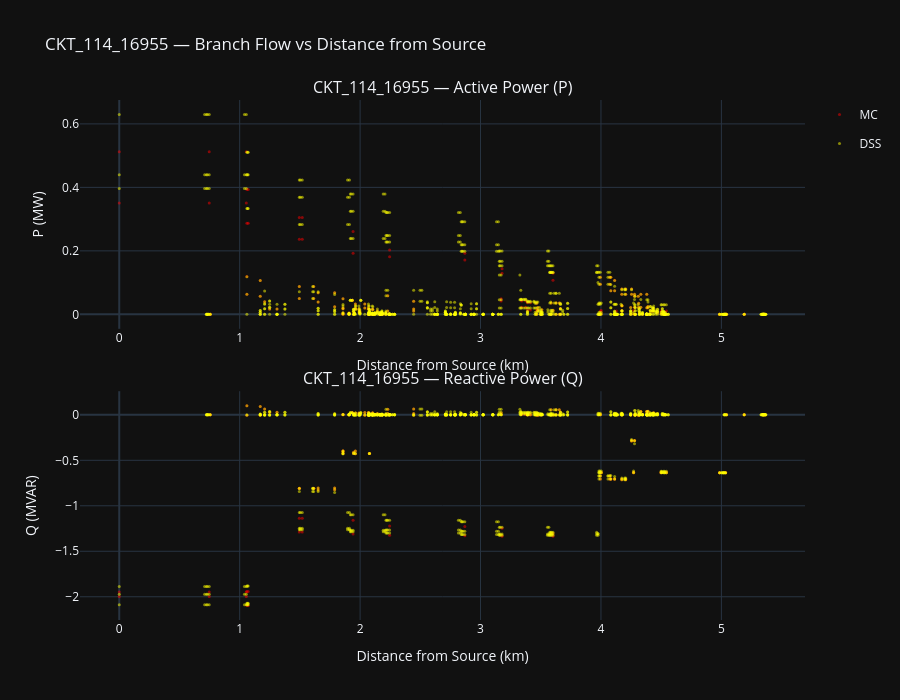
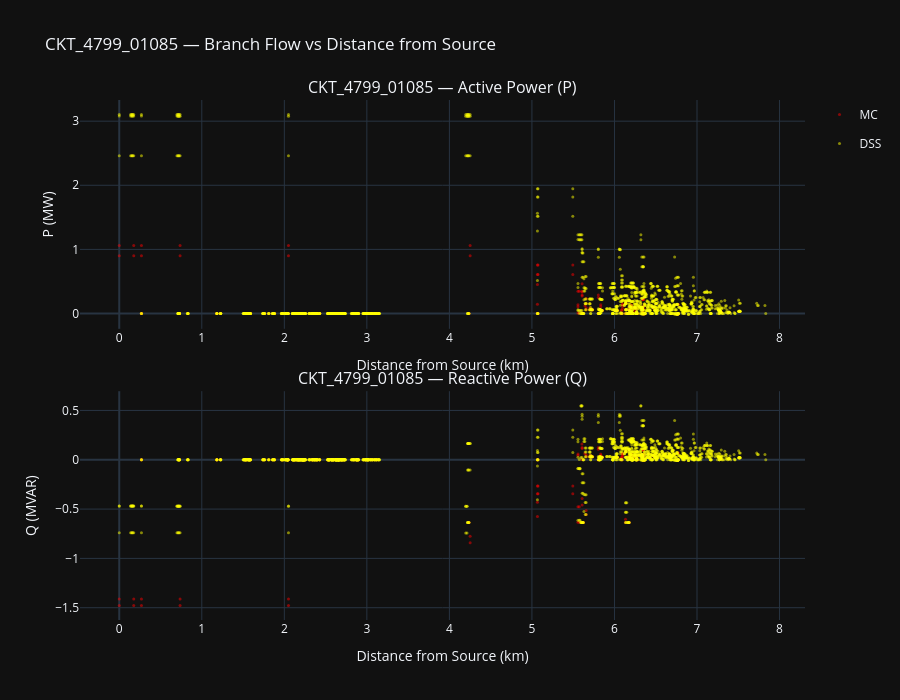

Source (notebook cell) for these figures, in order:
### Code cell
def get_dss_line_flows(dss_file):
    """Run DSS power flow and extract per-line, per-phase active and reactive power flows."""
    pf = dss_run_pf(str(dss_file))
    d = pf['dss']
    PHASE_LETTER = {1: 'A', 2: 'B', 3: 'C'}
    rows = []
    i = d.lines.first()
    while i != 0:
        lname = d.lines.name
        d.circuit.set_active_element(f"Line.{lname}")
        bus_names = d.cktelement.bus_names
        powers = d.cktelement.powers  # [P1_from, Q1_from, P2_from, Q2_from, ..., P1_to, Q1_to, ...]
        n = d.cktelement.num_conductors

        from_bus = bus_names[0].split('.')[0].lower() if bus_names else None
        to_bus = bus_names[1].split('.')[0].lower() if len(bus_names) > 1 else None

        # Parse phases from bus name
        from_parts = bus_names[0].split('.') if bus_names else []
        phases = [int(p) for p in from_parts[1:]] if len(from_parts) > 1 else list(range(1, n + 1))

        row = {'line_name': lname, 'from_bus': from_bus, 'to_bus': to_bus}
        for j, ph in enumerate(phases):
            letter = PHASE_LETTER.get(ph)
            if letter is None:
                continue
            # From-side powers
            if j * 2 + 1 < len(powers):
                row[f'P_from_{letter}_kW'] = powers[j * 2]
                row[f'Q_from_{letter}_kVAR'] = powers[j * 2 + 1]
            # To-side powers (offset by n conductors)
            to_offset = n * 2 + j * 2
            if to_offset + 1 < len(powers):
                row[f'P_to_{letter}_kW'] = powers[to_offset]
                row[f'Q_to_{letter}_kVAR'] = powers[to_offset + 1]
        rows.append(row)
        i = d.lines.next()
    return pd.DataFrame(rows)

def plot_branch_flow_vs_distance(net, dss_file, title):
    """Plot MC and DSS active/reactive branch flow on a single plot per metric, color-coded by engine."""
    from plotly.subplots import make_subplots
    import plotly.graph_objects as go

    bus_dist = compute_distance_from_source(net)

    # Build name -> bus_num lookup
    name_to_bus = {}
    for idx in net.bus.index:
        bus_num = idx[0] if isinstance(idx, tuple) else idx
        if bus_num not in name_to_bus:
            name_to_bus[str(net.bus.at[idx, 'name']).lower()] = bus_num

    phase_map = {1: 'A', 2: 'B', 3: 'C'}

    # Engine colors
    engine_colors = {'MC': '#FF0000', 'DSS': '#FFFF00'}

    # ---- MC branch flows ----
    mc_records = []
    for idx in net.res_line.index:
        line_num = idx[0] if isinstance(idx, tuple) else idx
        phase_num = idx[1] if isinstance(idx, tuple) else None

        line_row = net.line.loc[line_num]
        fb = line_row['from_bus'] if not hasattr(line_row['from_bus'], 'iloc') else line_row['from_bus'].iloc[0]
        if fb not in bus_dist:
            continue
        d = bus_dist[fb]

        letter = phase_map.get(phase_num)
        if letter is None:
            continue

        res_row = net.res_line.loc[idx]
        p_from = res_row.get('p_from_mw', np.nan)
        q_from = res_row.get('q_from_mvar', np.nan)
        if pd.notna(p_from):
            mc_records.append({'line': line_num, 'phase': letter, 'distance_km': d,
                               'P_MW': p_from, 'Q_MVAR': q_from if pd.notna(q_from) else 0})

    mc_df = pd.DataFrame(mc_records)

    # ---- DSS branch flows ----
    dss_line_df = get_dss_line_flows(dss_file)
    dss_records = []
    for _, row in dss_line_df.iterrows():
        fb_name = row.get('from_bus')
        bus_num = name_to_bus.get(fb_name)
        if bus_num is None or bus_num not in bus_dist:
            continue
        d = bus_dist[bus_num]
        for letter in ['A', 'B', 'C']:
            p_col = f'P_from_{letter}_kW'
            q_col = f'Q_from_{letter}_kVAR'
            if p_col in row and pd.notna(row[p_col]):
                dss_records.append({'line': row['line_name'], 'phase': letter, 'distance_km': d,
                                    'P_MW': row[p_col] / 1000.0,
                                    'Q_MVAR': (row[q_col] / 1000.0) if q_col in row and pd.notna(row[q_col]) else 0})
    dss_df_lines = pd.DataFrame(dss_records)

    # ---- Single plot with 2 rows: P (top) and Q (bottom) ----
    fig = make_subplots(rows=2, cols=1,
                        subplot_titles=[f'{title} — Active Power (P)',
                                        f'{title} — Reactive Power (Q)'],
                        vertical_spacing=0.12)

    def add_engine_scatter(df, value_col, row_num, engine_name, show_legend):
        if df.empty:
            return
        fig.add_trace(go.Scatter(
            x=df['distance_km'], y=df[value_col],
            mode='markers', name=engine_name,
            marker=dict(size=3, color=engine_colors[engine_name], opacity=0.5),
            legendgroup=engine_name, showlegend=show_legend,
        ), row=row_num, col=1)

    add_engine_scatter(mc_df, 'P_MW', 1, 'MC', True)
    add_engine_scatter(dss_df_lines, 'P_MW', 1, 'DSS', True)
    add_engine_scatter(mc_df, 'Q_MVAR', 2, 'MC', False)
    add_engine_scatter(dss_df_lines, 'Q_MVAR', 2, 'DSS', False)

    fig.update_xaxes(title_text='Distance from Source (km)')
    fig.update_yaxes(title_text='P (MW)', row=1, col=1)
    fig.update_yaxes(title_text='Q (MVAR)', row=2, col=1)
    fig.update_layout(height=700, template='plotly_dark',
                      title_text=f'{title} — Branch Flow vs Distance from Source')
    fig.show()

plot_branch_flow_vs_distance(CKT_114_16955, dss_file, 'CKT_114_16955')
plot_branch_flow_vs_distance(CKT_4799_01085, dss_file2, 'CKT_4799_01085')

### Figure 1 — Plotly figure (JSON) as saved in the notebook; plotly's stock layout.template omitted (floating-point values rounded to 4 significant figures; data arrays with more than 128 entries replaced by an {"elided": "..."} marker saying what was removed)
{"data": [{"legendgroup": "MC", "marker": {"color": "#FF0000", "opacity": 0.5, "size": 3}, "mode": "markers", "name": "MC", "showlegend": true, "type": "scatter", "x": {"elided": "190 float values"}, "xaxis": "x", "y": {"elided": "190 float values"}, "yaxis": "y"}, {"legendgroup": "DSS", "marker": {"color": "#FFFF00", "opacity": 0.5, "size": 3}, "mode": "markers", "name": "DSS", "showlegend": true, "type": "scatter", "x": {"elided": "983 float values"}, "xaxis": "x", "y": {"elided": "983 float values"}, "yaxis": "y"}, {"legendgroup": "MC", "marker": {"color": "#FF0000", "opacity": 0.5, "size": 3}, "mode": "markers", "name": "MC", "showlegend": false, "type": "scatter", "x": {"elided": "190 float values"}, "xaxis": "x2", "y": {"elided": "190 float values"}, "yaxis": "y2"}, {"legendgroup": "DSS", "marker": {"color": "#FFFF00", "opacity": 0.5, "size": 3}, "mode": "markers", "name": "DSS", "showlegend": false, "type": "scatter", "x": {"elided": "983 float values"}, "xaxis": "x2", "y": {"elided": "983 float values"}, "yaxis": "y2"}], "layout": {"annotations": [{"font": {"size": 16}, "showarrow": false, "text": "CKT_114_16955 — Active Power (P)", "x": 0.5, "xanchor": "center", "xref": "paper", "y": 1, "yanchor": "bottom", "yref": "paper"}, {"font": {"size": 16}, "showarrow": false, "text": "CKT_114_16955 — Reactive Power (Q)", "x": 0.5, "xanchor": "center", "xref": "paper", "y": 0.44, "yanchor": "bottom", "yref": "paper"}], "height": 700, "title": {"text": "CKT_114_16955 — Branch Flow vs Distance from Source"}, "xaxis": {"anchor": "y", "domain": [0, 1], "title": {"text": "Distance from Source (km)"}}, "xaxis2": {"anchor": "y2", "domain": [0, 1], "title": {"text": "Distance from Source (km)"}}, "yaxis": {"anchor": "x", "domain": [0.56, 1], "title": {"text": "P (MW)"}}, "yaxis2": {"anchor": "x2", "domain": [0, 0.44], "title": {"text": "Q (MVAR)"}}}}

### Figure 2 — Plotly figure (JSON) as saved in the notebook; plotly's stock layout.template omitted (floating-point values rounded to 4 significant figures; data arrays with more than 128 entries replaced by an {"elided": "..."} marker saying what was removed)
{"data": [{"legendgroup": "MC", "marker": {"color": "#FF0000", "opacity": 0.5, "size": 3}, "mode": "markers", "name": "MC", "showlegend": true, "type": "scatter", "x": {"elided": "294 float values"}, "xaxis": "x", "y": {"elided": "294 float values"}, "yaxis": "y"}, {"legendgroup": "DSS", "marker": {"color": "#FFFF00", "opacity": 0.5, "size": 3}, "mode": "markers", "name": "DSS", "showlegend": true, "type": "scatter", "x": {"elided": "1885 float values"}, "xaxis": "x", "y": {"elided": "1885 float values"}, "yaxis": "y"}, {"legendgroup": "MC", "marker": {"color": "#FF0000", "opacity": 0.5, "size": 3}, "mode": "markers", "name": "MC", "showlegend": false, "type": "scatter", "x": {"elided": "294 float values"}, "xaxis": "x2", "y": {"elided": "294 float values"}, "yaxis": "y2"}, {"legendgroup": "DSS", "marker": {"color": "#FFFF00", "opacity": 0.5, "size": 3}, "mode": "markers", "name": "DSS", "showlegend": false, "type": "scatter", "x": {"elided": "1885 float values"}, "xaxis": "x2", "y": {"elided": "1885 float values"}, "yaxis": "y2"}], "layout": {"annotations": [{"font": {"size": 16}, "showarrow": false, "text": "CKT_4799_01085 — Active Power (P)", "x": 0.5, "xanchor": "center", "xref": "paper", "y": 1, "yanchor": "bottom", "yref": "paper"}, {"font": {"size": 16}, "showarrow": false, "text": "CKT_4799_01085 — Reactive Power (Q)", "x": 0.5, "xanchor": "center", "xref": "paper", "y": 0.44, "yanchor": "bottom", "yref": "paper"}], "height": 700, "title": {"text": "CKT_4799_01085 — Branch Flow vs Distance from Source"}, "xaxis": {"anchor": "y", "domain": [0, 1], "title": {"text": "Distance from Source (km)"}}, "xaxis2": {"anchor": "y2", "domain": [0, 1], "title": {"text": "Distance from Source (km)"}}, "yaxis": {"anchor": "x", "domain": [0.56, 1], "title": {"text": "P (MW)"}}, "yaxis2": {"anchor": "x2", "domain": [0, 0.44], "title": {"text": "Q (MVAR)"}}}}
